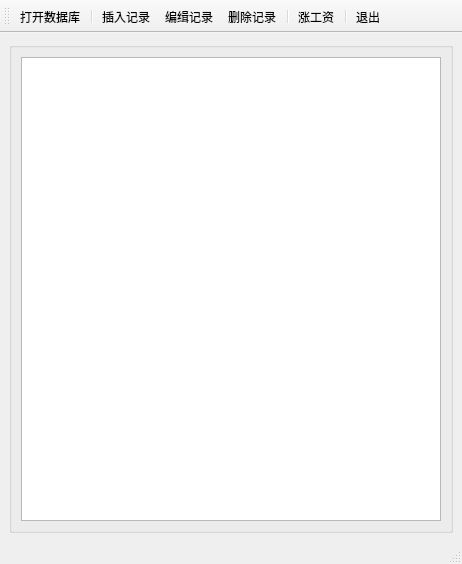
<?xml version="1.0" encoding="UTF-8"?>
<ui version="4.0">
 <class>MainWindow</class>
 <widget class="QMainWindow" name="MainWindow">
  <property name="geometry">
   <rect>
    <x>0</x>
    <y>0</y>
    <width>462</width>
    <height>564</height>
   </rect>
  </property>
  <property name="windowTitle">
   <string>MainWindow</string>
  </property>
  <widget class="QWidget" name="centralwidget">
   <layout class="QHBoxLayout" name="horizontalLayout_15">
    <item>
     <widget class="QGroupBox" name="groupBox_tableData">
      <property name="title">
       <string/>
      </property>
      <layout class="QVBoxLayout" name="verticalLayout_4">
       <item>
        <layout class="QHBoxLayout" name="horizontalLayout_14"/>
       </item>
       <item>
        <widget class="QTableView" name="tableView"/>
       </item>
      </layout>
     </widget>
    </item>
   </layout>
  </widget>
  <widget class="QMenuBar" name="menubar">
   <property name="geometry">
    <rect>
     <x>0</x>
     <y>0</y>
     <width>462</width>
     <height>21</height>
    </rect>
   </property>
  </widget>
  <widget class="QStatusBar" name="statusbar"/>
  <widget class="QToolBar" name="toolBar">
   <property name="windowTitle">
    <string>toolBar</string>
   </property>
   <attribute name="toolBarArea">
    <enum>TopToolBarArea</enum>
   </attribute>
   <attribute name="toolBarBreak">
    <bool>false</bool>
   </attribute>
   <addaction name="action_open"/>
   <addaction name="separator"/>
   <addaction name="action_insert"/>
   <addaction name="action_editRec"/>
   <addaction name="action_delete"/>
   <addaction name="separator"/>
   <addaction name="action_scan"/>
   <addaction name="separator"/>
   <addaction name="action_quit"/>
  </widget>
  <action name="action_open">
   <property name="text">
    <string>打开数据库</string>
   </property>
   <property name="toolTip">
    <string>打开数据库</string>
   </property>
  </action>
  <action name="action_editRec">
   <property name="text">
    <string>编缉记录</string>
   </property>
   <property name="toolTip">
    <string>编缉记录</string>
   </property>
  </action>
  <action name="action_insert">
   <property name="text">
    <string>插入记录</string>
   </property>
   <property name="toolTip">
    <string>插入项</string>
   </property>
  </action>
  <action name="action_delete">
   <property name="text">
    <string>删除记录</string>
   </property>
   <property name="toolTip">
    <string>删除项</string>
   </property>
  </action>
  <action name="action_setPhoto">
   <property name="text">
    <string>设置照片</string>
   </property>
   <property name="toolTip">
    <string>清除照片</string>
   </property>
  </action>
  <action name="action_delPhoto">
   <property name="text">
    <string>清除照片</string>
   </property>
   <property name="toolTip">
    <string>清除照片</string>
   </property>
  </action>
  <action name="action_submit">
   <property name="text">
    <string>保存</string>
   </property>
   <property name="toolTip">
    <string>保存修改</string>
   </property>
  </action>
  <action name="action_quit">
   <property name="text">
    <string>退出</string>
   </property>
   <property name="toolTip">
    <string>退出</string>
   </property>
  </action>
  <action name="action_Revert">
   <property name="text">
    <string>取消</string>
   </property>
   <property name="toolTip">
    <string>取消修修改</string>
   </property>
  </action>
  <action name="action_scan">
   <property name="text">
    <string>涨工资</string>
   </property>
   <property name="toolTip">
    <string>涨工资</string>
   </property>
  </action>
 </widget>
 <resources/>
 <connections>
  <connection>
   <sender>action_quit</sender>
   <signal>triggered()</signal>
   <receiver>MainWindow</receiver>
   <slot>close()</slot>
   <hints>
    <hint type="sourcelabel">
     <x>-1</x>
     <y>-1</y>
    </hint>
    <hint type="destinationlabel">
     <x>437</x>
     <y>281</y>
    </hint>
   </hints>
  </connection>
 </connections>
</ui>
